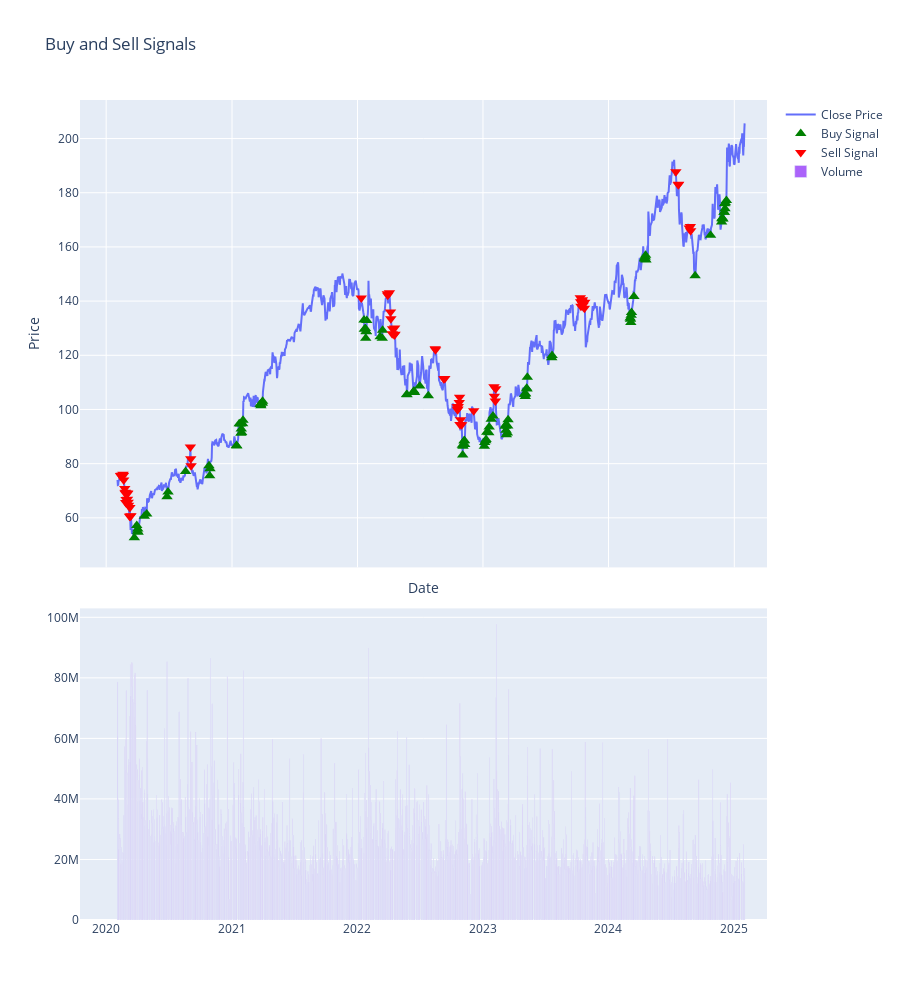

Notebook cell for this chart:
### Code cell
signals_df = df[df['ticker'] == 'GOOG']
PlotSignal(signals_df, 'optimal_signal')
